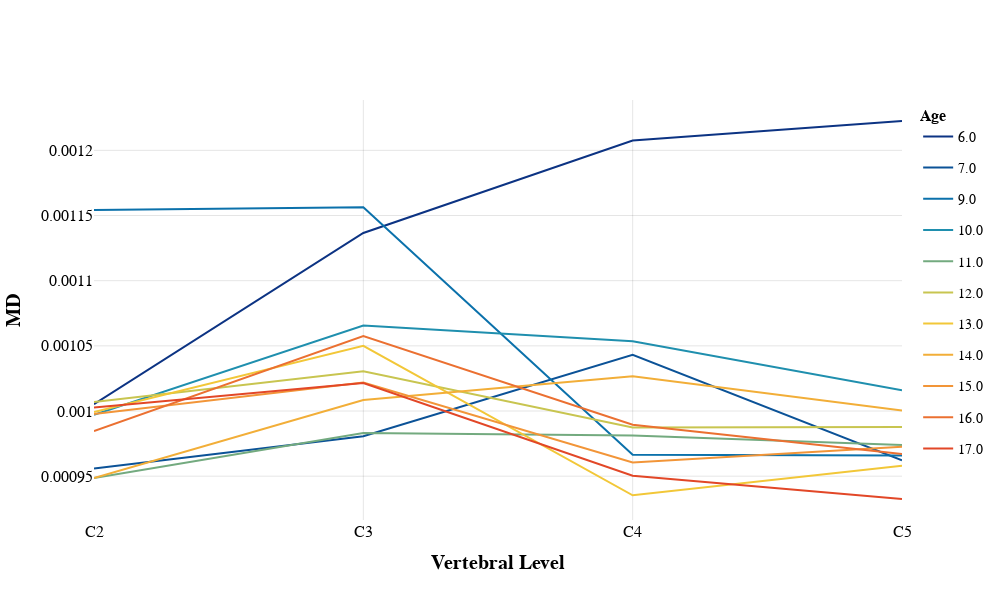

The notebook cell saved with this chart:
### Code cell
plot_morphometrics(DTI_df['MD'], 'MD')

### Figure 1 — Plotly figure (JSON) as saved in the notebook; plotly's stock layout.template omitted (floating-point values rounded to 4 significant figures)
{"data": [{"legendgroup": "Age 6.0", "line": {"color": "rgb(12, 51, 131)", "width": 2}, "marker": {"size": 6}, "mode": "lines", "name": "6.0", "type": "scatter", "x": [2, 3, 4, 5], "y": [0.001005, 0.001137, 0.001208, 0.001223]}, {"legendgroup": "Age 7.0", "line": {"color": "rgb(11, 82, 151)", "width": 2}, "marker": {"size": 6}, "mode": "lines", "name": "7.0", "type": "scatter", "x": [2, 3, 4, 5], "y": [0.0009559, 0.0009807, 0.001043, 0.0009621]}, {"legendgroup": "Age 9.0", "line": {"color": "rgb(11, 113, 171)", "width": 2}, "marker": {"size": 6}, "mode": "lines", "name": "9.0", "type": "scatter", "x": [2, 3, 4, 5], "y": [0.001154, 0.001156, 0.0009664, 0.0009659]}, {"legendgroup": "Age 10.0", "line": {"color": "rgb(31, 143, 174)", "width": 2}, "marker": {"size": 6}, "mode": "lines", "name": "10.0", "type": "scatter", "x": [2, 3, 4, 5], "y": [0.0009971, 0.001066, 0.001053, 0.001016]}, {"legendgroup": "Age 11.0", "line": {"color": "rgb(115, 170, 127)", "width": 2}, "marker": {"size": 6}, "mode": "lines", "name": "11.0", "type": "scatter", "x": [2, 3, 4, 5], "y": [0.0009486, 0.0009831, 0.0009812, 0.000974]}, {"legendgroup": "Age 12.0", "line": {"color": "rgb(200, 197, 80)", "width": 2}, "marker": {"size": 6}, "mode": "lines", "name": "12.0", "type": "scatter", "x": [2, 3, 4, 5], "y": [0.001007, 0.001031, 0.0009874, 0.0009877]}, {"legendgroup": "Age 13.0", "line": {"color": "rgb(242, 199, 56)", "width": 2}, "marker": {"size": 6}, "mode": "lines", "name": "13.0", "type": "scatter", "x": [2, 3, 4, 5], "y": [0.0009992, 0.00105, 0.0009353, 0.000958]}, {"legendgroup": "Age 14.0", "line": {"color": "rgb(242, 174, 56)", "width": 2}, "marker": {"size": 6}, "mode": "lines", "name": "14.0", "type": "scatter", "x": [2, 3, 4, 5], "y": [0.0009486, 0.001008, 0.001027, 0.001]}, {"legendgroup": "Age 15.0", "line": {"color": "rgb(242, 149, 56)", "width": 2}, "marker": {"size": 6}, "mode": "lines", "name": "15.0", "type": "scatter", "x": [2, 3, 4, 5], "y": [0.0009977, 0.001022, 0.0009606, 0.0009726]}, {"legendgroup": "Age 16.0", "line": {"color": "rgb(235, 112, 49)", "width": 2}, "marker": {"size": 6}, "mode": "lines", "name": "16.0", "type": "scatter", "x": [2, 3, 4, 5], "y": [0.0009845, 0.001058, 0.0009895, 0.000967]}, {"legendgroup": "Age 17.0", "line": {"color": "rgb(226, 71, 39)", "width": 2}, "marker": {"size": 6}, "mode": "lines", "name": "17.0", "type": "scatter", "x": [2, 3, 4, 5], "y": [0.001003, 0.001021, 0.0009503, 0.0009325]}], "layout": {"height": 600, "legend": {"font": {"color": "black", "family": "Arial", "size": 14}, "title": {"font": {"color": "black", "family": "Arial", "size": 16, "weight": "bold"}, "text": "Age"}}, "title": {"text": " "}, "width": 1000, "xaxis": {"gridcolor": "rgba(0, 0, 0, 0.1)", "tickangle": 0, "tickcolor": "black", "tickfont": {"color": "black", "family": "Arial", "size": 16}, "tickmode": "array", "ticktext": ["C2", "C3", "C4", "C5"], "tickvals": [2, 3, 4, 5], "title": {"font": {"color": "black", "family": "Arial", "size": 20, "weight": "bold"}, "text": "Vertebral Level"}}, "yaxis": {"gridcolor": "rgba(0, 0, 0, 0.1)", "tickcolor": "black", "tickfont": {"color": "black", "family": "Arial", "size": 16}, "title": {"font": {"color": "black", "family": "Arial", "size": 20, "weight": "bold"}, "text": "MD"}}}}
